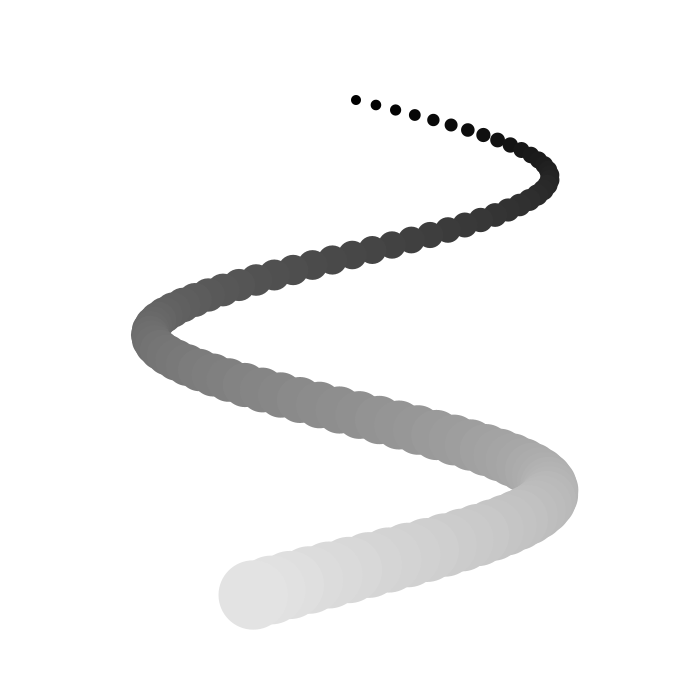
Frame 1 (no input)
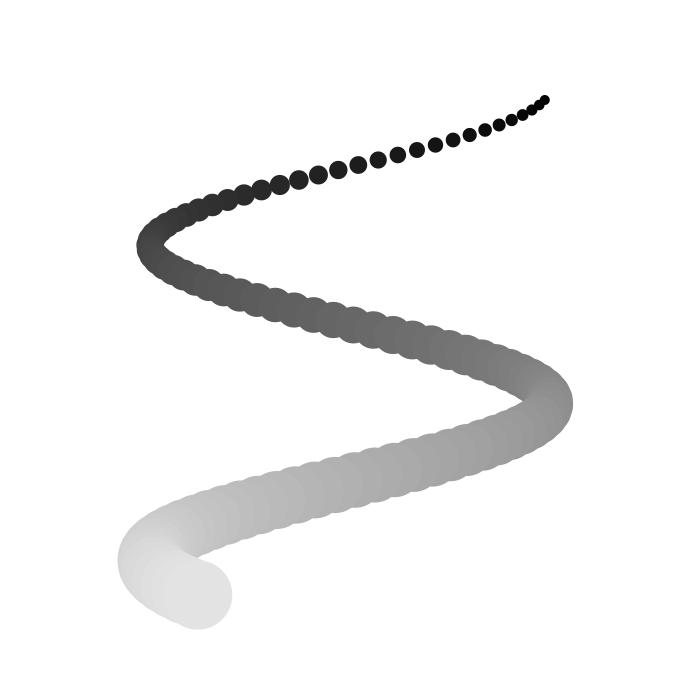
Frame 60 (the mouse pressed at the canvas centre just before this capture)
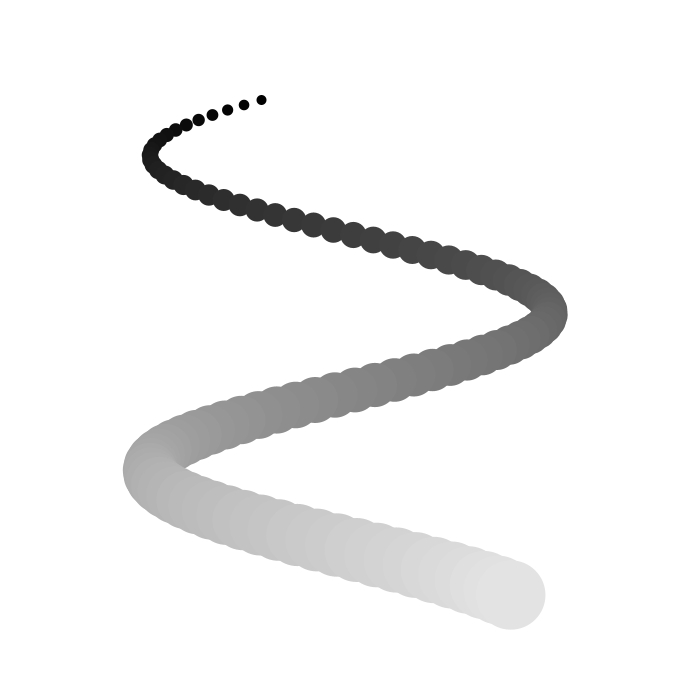
Frame 120 (the mouse held since frame 60 and released just before this capture)

The Processing sketch that drew these frames (run headless with seeded random() and noise(); from frame 60 on, the mouse is pressed at the canvas centre):

// Processing sketch: oscillate3
// ── oscillate3.pde
float x[] = new float[100];
float angle;
float rate;
float amplitude;

void setup() {
  size(700, 700);
  noStroke();

  angle = 0;
  amplitude = 200;
  rate = 0.3;
}

void draw() {
  background(255);
  noStroke();
  angle += rate;
  for (int i = 0; i < x.length; i++) {
    x[i] = width/2 + sin((angle + i) * 0.1) * amplitude;
    fill(map(i, 0, x.length, 0, 230));
    float siz = map(i, 0, x.length, 10, 70);
    float yPos = map(i, 0, x.length, 100, height-100);
    ellipse(x[i], yPos, siz, siz);
  }
}
